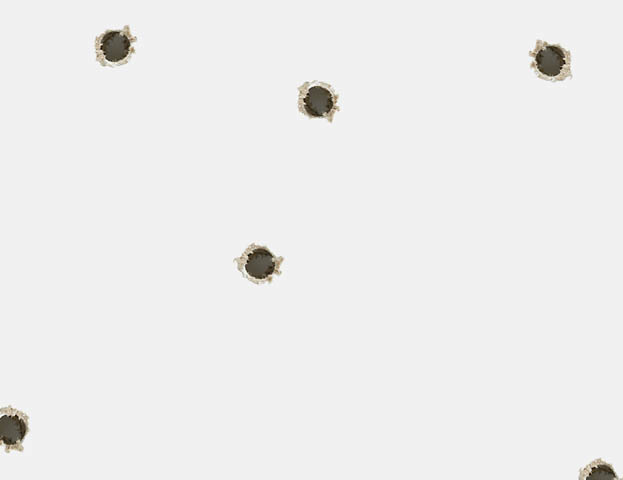
#> input picture test-images/holes.png, 623 x 480 px
$ python hole_detection.py
#> lines starting #> are read from the running program, lines starting #| are printed output that depends on the picture; after the words box and inside, x2 and y2 are one past the last pixel; in counts of white or black regions, pixels touching at a corner belong together
### utils/tools.py
__author__ = 'otniel'

import Image
import numpy as np
import random
import matplotlib.pyplot as plt

from math import sqrt, floor

MAX_PIXEL_INTENSITY = 255
HALF_PIXEL_INTENSITY = 127
MIN_PIXEL_INTENSITY = 0


# [8 lines left out: function invert_rgb_image, not called in this run]


def _invert_rgb_pixel(pixel):
    r, g, b = pixel
    return (MAX_PIXEL_INTENSITY - r), (MAX_PIXEL_INTENSITY - g), (MAX_PIXEL_INTENSITY - b)


def grayscale_rgb_image(image):
    print "Grayscaling image..."
    pixels = image.load()
    grayscale_image = Image.new("RGB", image.size)
    grayscale_pixels = grayscale_image.load()
    for y in xrange(image.size[1]):  # height
        for x in xrange(image.size[0]):  # width
            gpx = _get_grayscale_pixel(pixels[x, y])
            grayscale_pixels[x, y] = (gpx, gpx, gpx)
    return grayscale_image


def _get_grayscale_pixel(rgb_pixel):
    red, green, blue = rgb_pixel
    # Weighted sum
    return int(sum([x * y for (x, y) in zip([red, green, blue],
                                            [0.2126, 0.7152, 0.0722])]))  # Intensity coefficients [http://u.to/qEtWCg]


def binarize_rgb_image(image):
    grayscale_image = grayscale_rgb_image(image)
    return binarize_image(grayscale_image)


# [35 lines left out: functions binarize_image, _binarize_pixel, calculate_threshold, calculate_image_threshold, not called in this run]


def _get_lower_group(data, threshold):
    return np.array([value for value in data if value < threshold])


def _get_upper_group(data, threshold):
    return np.array([value for value in data if value > threshold])


# [16 lines left out: functions plot_data, calculate_global_gradient, not called in this run]


def get_pixels_list(image):
    pixels = image.load()
    return np.array([pixels[x, y][0] for y in xrange(image.size[1]) for x in xrange(image.size[0])])


# [6 lines left out: function generate_random_color, not called in this run]


def _get_random_intensity(black_limit=MIN_PIXEL_INTENSITY, white_limit=MAX_PIXEL_INTENSITY):
    return random.randint(black_limit, white_limit)


def generate_color_palette(number_of_colors=5):
    return [generate_random_color() for number in xrange(number_of_colors)]


def get_image_diagonal_distance(image):
    return int(sqrt(image.size[0] ** 2 + image.size[1] ** 2))


def is_border_pixel(pixel):
    return pixel == MAX_PIXEL_INTENSITY


# [21 lines left out: functions image_to_cartesian_coordinates, cartesian_to_image_coordinates, convert_rgb_to_hex, not called in this run]


def normalize_grayscale_image(image):
    frecuencies = dict()
    pixels = image.load()
    width, height = image.size

    for y in xrange(height):
        for x in xrange(width):
            color = pixels[x, y][0]
            if color in frecuencies:
                frecuencies[color] += 1
            else:
                frecuencies[color] = 1

    threshold = 10
    max, min = -1, 999999
    for color in frecuencies:
        if frecuencies[color] > threshold:
            if color < min:
                min = color
            if color > max:
                max = color
    range = float(max - min)
    new_image = Image.new('RGB', image.size)
    new_pixels = new_image.load()
    for y in xrange(height):
        for x in xrange(width):
            color = pixels[x, y][0]
            if color <= min:
                new_pixels[x, y] = (0, 0, 0)
            elif color >= max:
                new_pixels[x, y] = (255, 255, 255)
            else:
                i = int(255 * (color - min) / range)
                new_pixels[x, y] = (i, i, i)
    return new_image


def normalize_rgb_image(image):
    gray_image = grayscale_rgb_image(image)
    return normalize_grayscale_image(gray_image)


# [17 lines that do not run on import are left out]

### homeworks/hole_detection.py
import Image
import numpy as np
import matplotlib.pyplot as plt
from scipy.signal import argrelextrema

from utils.tools import normalize_rgb_image, normalize_grayscale_image
from utils.detect_peaks import detect_peaks


class HoleDetection:
    def __init__(self, image):
        self.image = normalize_rgb_image(image)
        self.pixels = self.image.load()
        self.width, self.height = self.image.size

    def smooth_list(self, the_list, width):
        smoothed_list = []
        for index, value in enumerate(the_list):
            window = the_list[max(0, index-1):min(index+width, len(the_list))]
            new_value = int(sum(window) / len(window))
            smoothed_list.append(new_value)
        return smoothed_list

    def detect_holes(self):
        horizontal_histogram = self.get_horizontal_histogram()
        vertical_histogram = self.get_vertical_histogram()

        smoothed_horizontal = self.smooth_list(horizontal_histogram, 5)
        smoothed_horizontal = self.smooth_list(smoothed_horizontal, 5)
        smoothed_horizontal = self.smooth_list(smoothed_horizontal, 5)

        smoothed_vertical = self.smooth_list(vertical_histogram, 5)
        smoothed_vertical = self.smooth_list(smoothed_vertical, 5)
        smoothed_vertical = self.smooth_list(smoothed_vertical, 5)

        horizontal_candidates = (np.gradient(np.sign(np.gradient(np.array(smoothed_horizontal)))) > 0).nonzero()[0]
        vertical_candidates = (np.gradient(np.sign(np.gradient(np.array(smoothed_vertical)))) > 0).nonzero()[0]

        # Drawing candidates
        for y in xrange(self.height):
            for x in horizontal_candidates:
                self.pixels[x, y] = (255, 0, 0)
        for x in xrange(self.width):
            for y in vertical_candidates:
                self.pixels[x, y] = (0, 0, 255)

        self.image.save('../test-images/holes_intersection.png')

    def get_horizontal_histogram(self):
        horizontal_histogram = []
        for x in range(self.width):
            total_row = 0
            for y in range(self.height):
                total_row += self.pixels[x, y][0]
            horizontal_histogram.append(total_row / self.height)
        return horizontal_histogram

    def get_vertical_histogram(self):
        vertical_histogram = []
        for y in range(self.height):
            total_column = 0
            for x in range(self.width):
                total_column += self.pixels[x, y][0]
            vertical_histogram.append(total_column / self.width)
        return vertical_histogram

image = Image.open('../test-images/holes.png')
#> image is the input picture: PIL image 623x480 RGB; mean R, G, B 237.5, 237.3, 236.9
hd = HoleDetection(image)
#> in grayscale_rgb_image, `grayscale_image = Image.new("RGB", image.size)`: grayscale_image: PIL image 623x480 RGB; every value is 0
#> the loop in normalize_grayscale_image, `for color in frecuencies:` made 239 passes
#> color on passes 1 to 3: 240, 239, 238
hd.detect_holes()
#> the loop in smooth_list, `for index, value in enumerate(the_list):` made 623 passes
#> value on passes 1 to 3: 231.3, 231, 231
#> the loop in smooth_list (call 2), `for index, value in enumerate(the_list):` made 623 passes
#> value on passes 1 to 3: 230, 230, 229
#> in detect_holes, `self.image.save('../test-images/holes_intersection.png')`:
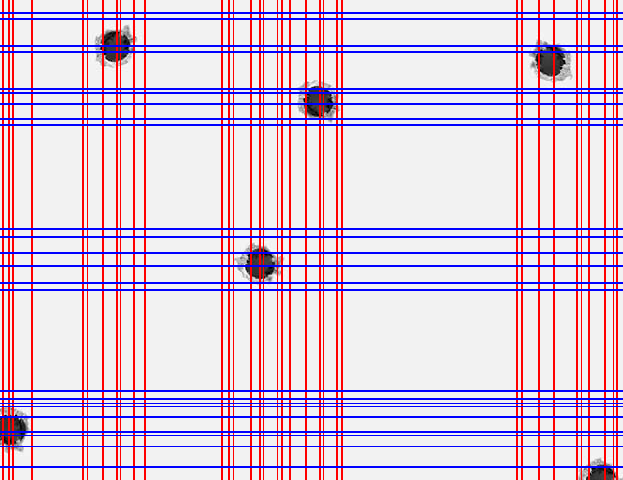
#> saved as holes_intersection.png: PIL image 623x480 RGB; mean R, G, B 218.8, 195.7, 219.1

$ run again, with test-images/circulo.png copied over test-images/holes.png
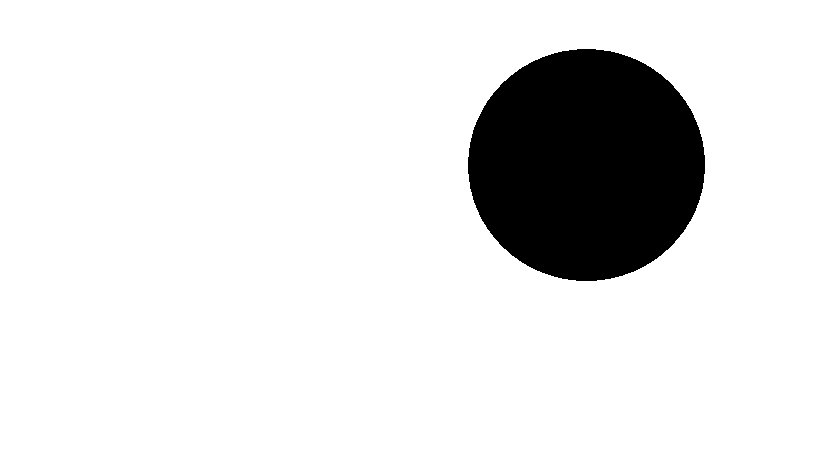
#> input picture test-images/circulo.png, 819 x 460 px
#> image is the input picture: PIL image 819x460 RGB; 88.6% white; 1 black region, box (x1, y1, x2, y2) and area: (468, 49, 705, 281) 43132
#> grayscale_image: PIL image 819x460 RGB; every value is 0
#> the loop in normalize_grayscale_image, `for color in frecuencies:` made 2 passes
#> color on passes 1 to 2: 254, 0
#> in detect_holes, `self.image.save('../test-images/holes_intersection.png')`:
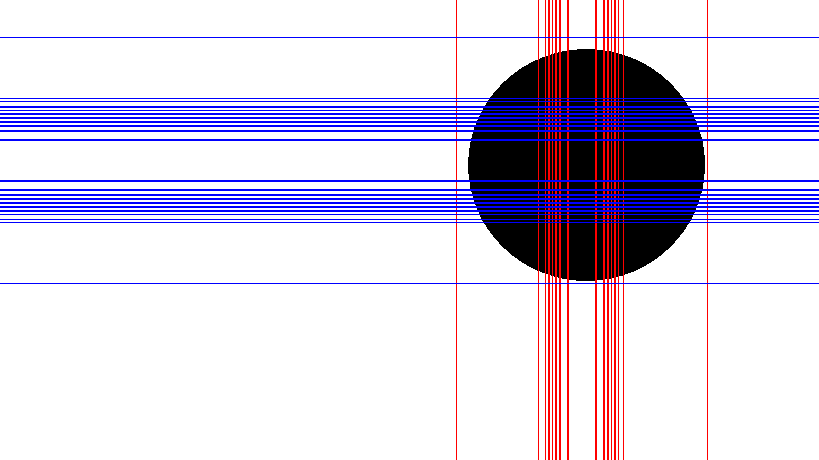
#> saved as holes_intersection.png: PIL image 819x460 RGB; mean R, G, B 213.7, 206.9, 226.8
